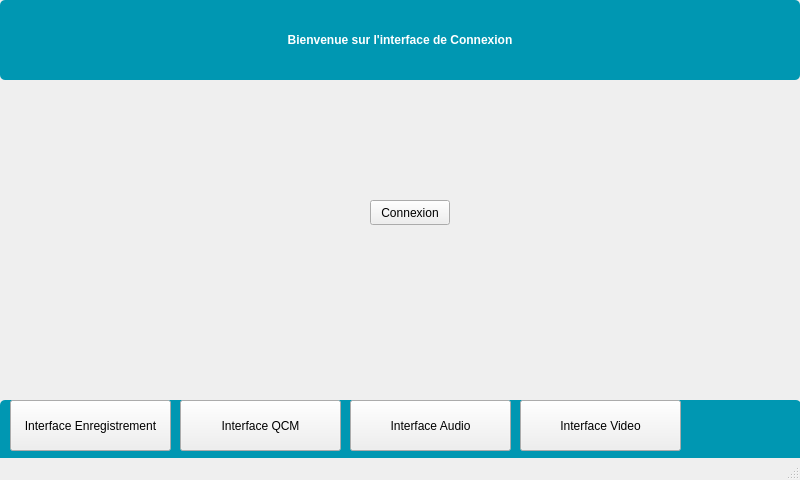
<?xml version="1.0" encoding="UTF-8"?>
<ui version="4.0">
 <class>MainWindow</class>
 <widget class="QMainWindow" name="MainWindow">
  <property name="geometry">
   <rect>
    <x>0</x>
    <y>0</y>
    <width>800</width>
    <height>480</height>
   </rect>
  </property>
  <property name="windowTitle">
   <string>MainWindow</string>
  </property>
  <widget class="QWidget" name="centralwidget">
   <widget class="QPushButton" name="pushButtonConnexion">
    <property name="geometry">
     <rect>
      <x>370</x>
      <y>200</y>
      <width>80</width>
      <height>25</height>
     </rect>
    </property>
    <property name="font">
     <font>
      <bold>false</bold>
     </font>
    </property>
    <property name="cursor">
     <cursorShape>ArrowCursor</cursorShape>
    </property>
    <property name="styleSheet">
     <string notr="true">Black</string>
    </property>
    <property name="text">
     <string>Connexion</string>
    </property>
   </widget>
   <widget class="QPushButton" name="pushButton_2">
    <property name="geometry">
     <rect>
      <x>0</x>
      <y>400</y>
      <width>801</width>
      <height>81</height>
     </rect>
    </property>
    <property name="styleSheet">
     <string notr="true">QPushButton {
    background-color: rgb(0, 151, 178); /* Fond bleu */
    color: white; /* Texte en blanc */
    border: none; /* Enlever le contour si nécessaire */
    border-radius: 5px; /* Optionnel : coins arrondis */
    font-weight: bold; /* Optionnel : texte en gras */
}</string>
    </property>
    <property name="text">
     <string/>
    </property>
   </widget>
   <widget class="QPushButton" name="pushButtonEnregistrement">
    <property name="geometry">
     <rect>
      <x>10</x>
      <y>400</y>
      <width>161</width>
      <height>51</height>
     </rect>
    </property>
    <property name="text">
     <string>Interface Enregistrement</string>
    </property>
   </widget>
   <widget class="QPushButton" name="pushButton">
    <property name="geometry">
     <rect>
      <x>0</x>
      <y>0</y>
      <width>800</width>
      <height>80</height>
     </rect>
    </property>
    <property name="styleSheet">
     <string notr="true">QPushButton {
    background-color: rgb(0, 151, 178); /* Fond bleu */
    color: white; /* Texte en blanc */
    border: none; /* Enlever le contour si nécessaire */
    border-radius: 5px; /* Optionnel : coins arrondis */
    font-weight: bold; /* Optionnel : texte en gras */
}</string>
    </property>
    <property name="text">
     <string>Bienvenue sur l'interface de Connexion</string>
    </property>
   </widget>
   <widget class="QPushButton" name="pushButtonInterfaceQCM">
    <property name="geometry">
     <rect>
      <x>180</x>
      <y>400</y>
      <width>161</width>
      <height>51</height>
     </rect>
    </property>
    <property name="text">
     <string>Interface QCM</string>
    </property>
   </widget>
   <widget class="QPushButton" name="pushButtonInterfaceAudio">
    <property name="geometry">
     <rect>
      <x>350</x>
      <y>400</y>
      <width>161</width>
      <height>51</height>
     </rect>
    </property>
    <property name="text">
     <string>Interface Audio</string>
    </property>
   </widget>
   <widget class="QPushButton" name="pushButtonInterfaceVideo">
    <property name="geometry">
     <rect>
      <x>520</x>
      <y>400</y>
      <width>161</width>
      <height>51</height>
     </rect>
    </property>
    <property name="text">
     <string>Interface Video</string>
    </property>
   </widget>
  </widget>
  <widget class="QMenuBar" name="menubar">
   <property name="geometry">
    <rect>
     <x>0</x>
     <y>0</y>
     <width>800</width>
     <height>21</height>
    </rect>
   </property>
  </widget>
  <widget class="QStatusBar" name="statusbar"/>
 </widget>
 <resources/>
 <connections/>
</ui>
